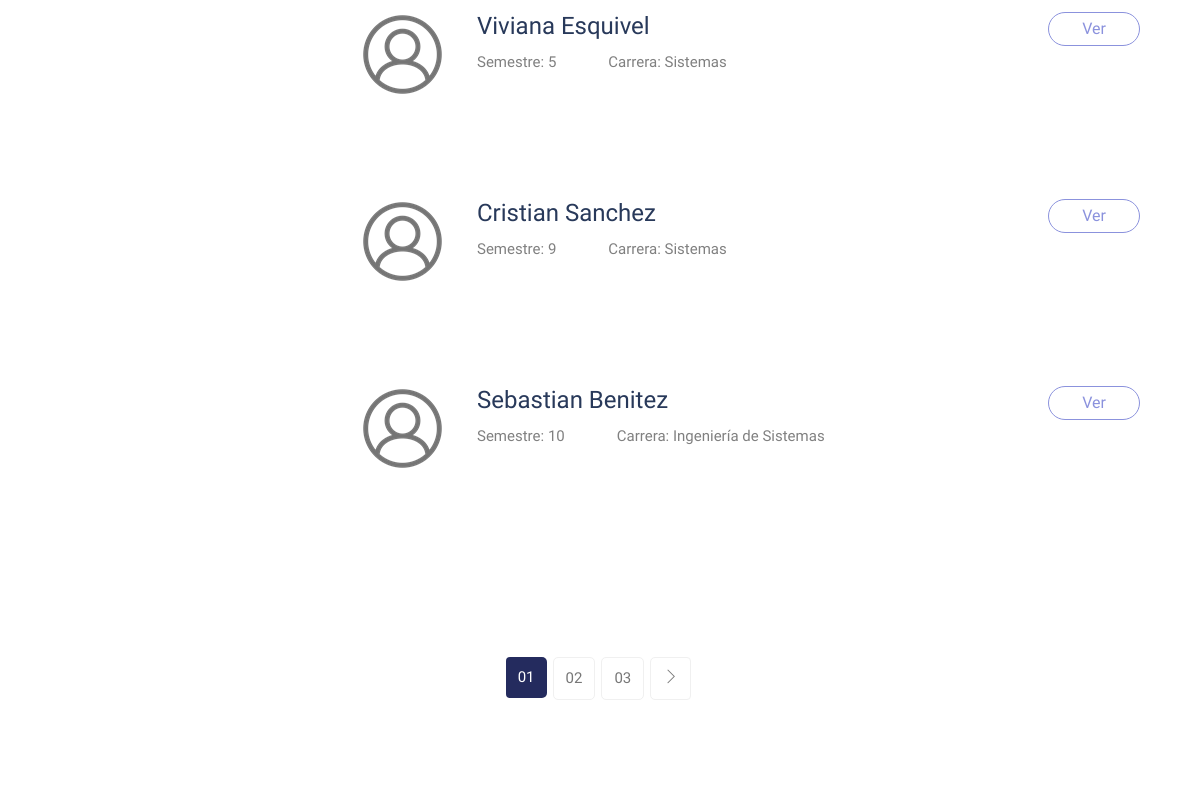
Before: /listar_alumno (middle part) with the older database file.
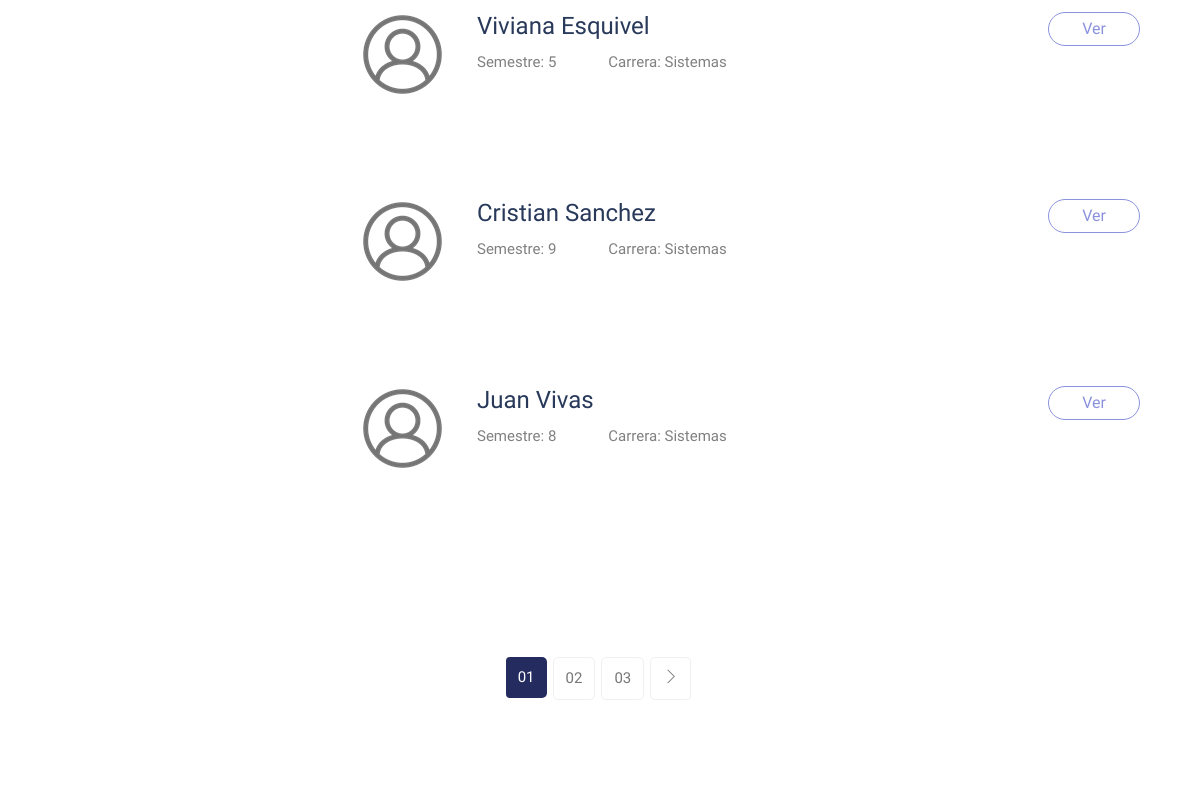
After: the same page with the newer database file.
### DtaAlumnos/models.py (models this page shows)
class Alumnos(models.Model):
    idAlu = models.CharField(primary_key=True, max_length=12, unique=True, verbose_name='Num. documento')
    nomAlu = models.CharField(max_length=200,verbose_name='Nombres')
    apeAlu = models.CharField(max_length=200,verbose_name='Apellidos')
    carAlu = models.CharField(max_length=200,verbose_name='Carrera')
    semAlu = models.CharField(max_length=10,verbose_name='Semestre')
    pubAlu = models.BooleanField(default=False, verbose_name='Publicado?')
    creaAlu = models.DateTimeField(auto_now_add=True, verbose_name='Creado')
    actuAlu = models.DateTimeField(auto_now=True, verbose_name='Actualizado')
    class Meta:
        verbose_name = 'Alumno'
        verbose_name_plural = 'Alumnos'
    def __str__(self):
        return str(self.idAlu)

### DtaAlumnos/views.py (the view)
# urls.py: path('listar_alumno', views.listar_alumno, name='listar_alumno'),
def listar_alumno(request):
    alumnos = Alumnos.objects.all()
    print(alumnos)
    return render(request, 'alumnos/listar_alumno.html',{'title': 'Listado de alumnos', 'alumnos': alumnos
    })

### DtaAlumnos/templates/alumnos/listar_alumno.html (shortened to what this page needs)
{% extends 'layouts/layout.html' %}
{% block content %}
{% load static %}
        <div class="job-listing-area pt-120 pb-120">
            <div class="container">
                <div class="row">
                    <div class="col-xl-3 col-lg-3 col-md-4">
                    </div>
                    <div class="col-xl-9 col-lg-9 col-md-8">
                        <section class="featured-job-area">
                            <div class="container">
                                {% for alumno in alumnos %}
                                <div class="single-job-items mb-30">
                                    <div class="job-items">
                                        <div class="company-img">
                                            <a href="#"><img src="{% static 'assets/img/icon/IconUser.png' %}" alt=""></a>
                                        </div>
                                        <div class="job-tittle job-tittle2">
                                            <a href="{% url 'detail_alumno' alumno.idAlu %}">
                                                <h4>{{ alumno.nomAlu }} {{ alumno.apeAlu}}</h4>
                                            </a>
                                            <ul>
                                                <li><label>Semestre: </label> {{ alumno.semAlu }} </li>
                                                <li><label>Carrera: </label> {{ alumno.carAlu }}</li>
                                            </ul>
                                        </div>
                                    </div>
                                    <div class="items-link items-link2 f-right">
                                        <a href="{% url 'detail_alumno' alumno.idAlu %}">Ver</a>
                                    </div>
                                </div>
                                {% endfor %}
                            </div>
                        </section>
                    </div>
                </div>
            </div>
        </div>
        <div class="pagination-area pb-115 text-center">
            <div class="container">
                <div class="row">
                    <div class="col-xl-12">
                        <div class="single-wrap d-flex justify-content-center">
                            <nav aria-label="Page navigation example">
                                <ul class="pagination justify-content-start">
                                    <li class="page-item active"><a class="page-link" href="#">01</a></li>
                                    <li class="page-item"><a class="page-link" href="#">02</a></li>
                                    <li class="page-item"><a class="page-link" href="#">03</a></li>
                                <li class="page-item"><a class="page-link" href="#"><span class="ti-angle-right"></span></a></li>
                                </ul>
                            </nav>
                        </div>
                    </div>
                </div>
            </div>
        </div>
{% endblock %}

Changed rows visible on the page:
removed Alumnos: nomAlu "Sebastian", apeAlu "Benitez", semAlu "10", carAlu "Ingeniería de Sistemas"
added Alumnos: nomAlu "Juan", apeAlu "Vivas", semAlu "8", carAlu "Sistemas"
